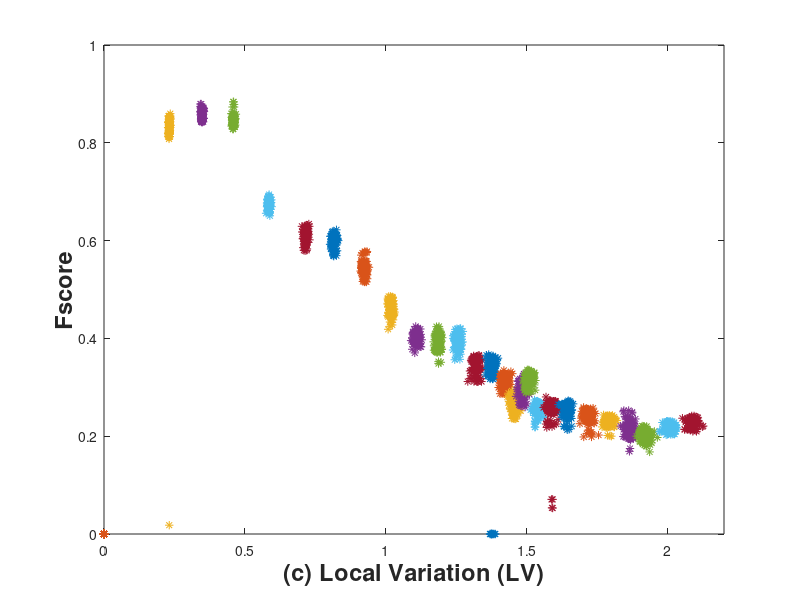

This figure's MATLAB source: (Note: this script raises an error after producing the figure.)
%%Load results
load('exp3.mat')
figure('Position',[100,100,750,550])
plot(smth,fsc,'*')
xlabel('(c) Local Variation (LV)','FontSize',17,'FontWeight','bold')
ylabel('Fscore','FontSize',17,'FontWeight','bold')
xlim([0 2.2])
ax = gca;
ax.FontSize = 17;
grid on


%% Signals with different total variation values
clear all

addpath(genpath('../../utils'));
addpath(genpath('../../optim'));

R = 128;%128;
N = 30;  %30
M = 1e4; %1e4
prms.nG = 1;
h = 1;
prms.M = M;
prms.N = N;
prms.norm_L = false;
prms.L_bin = true;
prms.connected = true;
g_type= 'RBF';
sig_type = 'FA1';
prms.sigma = 0;
prms.sampled = true;
prms.g_type = g_type;
prms.sig_type = sig_type;
rm_node = 'rand';
model = 'GSm-LR';
iters = 10;
verb = false;

[A,L] = generate_graph(g_type,prms);
[V, Lambda] = eig(L);

rng(1)

smth = zeros(R,N);
smth_o = zeros(R,N);
fsc = zeros(R,N);
tic
parfor r = 1:R
    %[X,~,C,~] = generate_graph_signals(sig_type, L, prms, false);
    h_mu = zeros(N,1);
    fsc_r = zeros(N,1);
    smth_r = zeros(N,1);
    smth_o_r = zeros(N,1);
    for k = 3:N-2
        H = mvnrnd(h_mu, eye(N), M)';
        V2 = V(:,k-2:k+2); H2 = H(k-2:k+2,:);%./vecnorm(H(k,:));
        X = V2*H2;  C = X*X'/M;
        %%%%%
        
        smth_r(k) = vec(C)'*vec(L)/N; 
        %select hidden node
        [s_n, s_h] = select_hidden_nodes(rm_node, N-h, L, X);
        Xo = X(s_n,:); Ao = A(s_n,s_n); Co = C(s_n,s_n); Lo = L(s_n,s_n);
        smth_o_r(k) = vec(Co)'*vec(Lo)/N; 
        % get regularizers
        reg = get_reg(g_type,sig_type,model);
        [L_hat, ~] = estimate_graph(model, Xo, Co, h, reg, iters, verb);
        A_aux = diag(diag(L_hat))-L_hat;
        A_hat = mbinarize(A_aux,2);
        Ao = mbinarize(Ao,2);
        [~,~,fsc_r(k),~,~] = graph_learning_perf_eval(Ao,A_hat);
    end
    fsc(r,:) = fsc_r;
    smth(r,:) = smth_r;
    smth_o(r,:) = smth_o_r;
end
toc
%%
figure('Position',[100,100,750,550])
plot(smth,fsc,'*')
xlabel('(c) Local Variation (LV)','FontSize',17,'FontWeight','bold')
ylabel('Fscore','FontSize',17,'FontWeight','bold')
xlim([0 2.2])
ax = gca;
ax.FontSize = 17;
grid on
